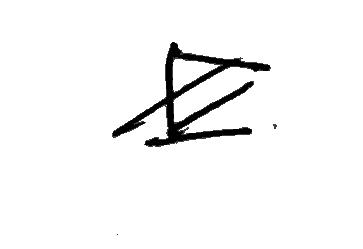
#> input picture data/train/iii/b03fdcec-ce5d-11eb-b317-38f9d35ea60f.png, 363 x 249 px, found by its file name
$ jupyter execute --allow-errors 03_Data_Augmentation.ipynb
#> lines starting #> are read from the running program, lines starting #| are printed output that depends on the picture; after the words box and inside, x2 and y2 are one past the last pixel; in counts of white or black regions, pixels touching at a corner belong together
# Data-Centric AI Competition
## 03 - Data Augmentation

- https://pytorch.org/vision/stable/transforms.html (Documentation)
- https://pytorch.org/vision/stable/auto_examples/plot_transforms.html (Visual examples of transforms)
- https://towardsdatascience.com/improves-cnn-performance-by-applying-data-transformation-bf86b3f4cef4
- https://imgaug.readthedocs.io/en/latest/source/overview_of_augmenters.html
- https://appen.com/blog/how-to-create-training-data-for-computer-vision-use-cases/
- https://medium.com/swlh/image-processing-with-python-image-segmentation-using-thresholding-methods-423ecdaf8ab4

#### Ideas
- [**✓ DONE**] Generate more data up to the max 10,000 limit, and also give equal number of examples for each label
- [**✓ DONE**] Mix all train and val together, augment, then do 70/30 split for train and test (since val images look quite nice, Discovered this when doing manual cleaning by browsing folders)
- [**✓ DONE**] Horizontal flip for labels i, ii, iii, v, x
- [**✓ DONE**] Add random Gaussian noise (https://www.kaggle.com/parulpandey/overview-of-popular-image-augmentation-packages)
- [**✓ DONE**] Try random order in IAA sequential
- [**✓ DONE**] Vertical flip for labels i, ii, iii, ix, x
- [**✓ DONE**] Review previously deleted photos + Further data cleaning of existing images
- [**✓ DONE**] KIV remove random order? See if fixed order for all transformations work
- [**✓ DONE**] Try CV2 morphological operations
- [**✓ DONE**] Include RandomPerspective (eg. RandomPerspective(distortion_scale, p) of Torchvision), and reduce the contrast jitter since the test images may not have such contrast
- [**✓ DONE**] Increase size from 400x400 to 500x500
- Otsu thresholding. Explore how individual histograms look like for selected images
- Add Grids lines as artifacts?
- Create respective folder after identifying edge cases, and generate more examples from there e.g. 20% is edge cases while 80% is everything mixed in
- Relook at clean images again for inspiration
- [**SKIP**] Try excessive translate (aug = iaa.Affine(translate_percent={"x": -0.20}, mode=ia.ALL, cval=(0, 255))) from https://imgaug.readthedocs.io/en/latest/source/overview/geometric.html

___
<a name="top"></a>
### Submission Tracker

Submission 00 - Cleaned data (Score: 0.68182)
[Submission 1](#v1) **(Score: 0.78926)**
[Submission 2](#v2) **(Score: 0.81570)**
[Submission 3](#v3) **(Score: 0.82107)**
[Submission 4](#v4) **(Score: 0.83471)**
[Submission 5](#v5) **(Score: 0.83966)**
[Submission 6](#v6) **(Score: 0.82066)**
[Submission 7](#v7) **(Score: 0.82438)**
[Submission 8](#v8) **(Score: Bundle failed)**
[Submission 9](#v9) **(Score: ____)**
[Submission 10](#v10) **(Score: ____)**
[Submission 11](#v11) **(Score: ____)**
[Submission 12](#v12) **(Score: ____)**
[Submission 13](#v13) **(Score: ____)**
[Submission 14](#v14) **(Score: ____)**
[Submission 15](#v15) **(Score: ____)**
[Submission 16](#v16) **(Score: ____)**
[Submission 17](#v17) **(Score: ____)**
[Submission 18](#v18) **(Score: ____)**
[Submission 19](#v19) **(Score: ____)**

### Lessons
- Small dataset, can just move or delete images from Windows folder. Don't really need to spend so much time scripting to do these image file movement
- Shift all deleted files into a common folder, so that they can be reviewed later on (Instead of totally deleting them off the system)
- Rename files with prefix early on, even if they are already in the respective train/valid folders
- Mix train and valid since valid dataset appeared to have nicer photos
- Important to manually review how the augmented images look
- Limit is 10000, so it is important to maximize the quantity (Remember the concept of Quality, Quantity and Variety)
- Vital to keep track/document the details of the changes made (so that the score changes can be accounted for)

#### Initial setup

[cell 1]
# pip install torch torchvision # (For CPU)
import torch                                        # root package
from torch.utils.data import Dataset, DataLoader    # dataset representation and loading
from torchvision import datasets, models            # vision datasets,architectures & transforms
import torchvision.transforms as T                  # composable transforms
torch.manual_seed(42)
#> (this line was passed over: torch is not available in this run)
import imgaug as ia
from imgaug import augmenters as iaa
import os
from pathlib import Path
from glob import glob
import random
import shutil
import numpy as np
import pandas as pd
import matplotlib.pyplot as plt
import cv2
from PIL import Image, ImageOps
from scipy.ndimage.interpolation import shift
from skimage.filters import threshold_otsu

# Define locations of cleaned data to perform augmentation on
CLEAN_DATA_FOLDER = 'data/1_clean'
TRAIN_DATA = f'{CLEAN_DATA_FOLDER}/train'
VALID_DATA = f'{CLEAN_DATA_FOLDER}/val'

# Set seed
ia.seed(1)
#> (this line was passed over: imgaug is not available in this run)

[cell 2]
# [22 lines of commented-out code are left out]

#### Setup utility functions

[cell 3]
# Function to show a random set of images
# [34 lines left out: function show_images, not called in this run]

[cell 4]
# Function to get 1 random image (from training set) and compare with transformed image
def show_single_transform(transform, show_histogram=False):
#> called with show_histogram = False
    images = []
    filenames = []

    for folder in os.listdir(TRAIN_DATA):
          for image in os.listdir(TRAIN_DATA + '/' + folder):
            images.append(os.path.join(TRAIN_DATA, folder, image))
            filenames.append(f'train/{folder}/{image}')

    random_index = random.choice(range(len(images)))
    random_filename = filenames[random_index]
    random_img = images[random_index]

    img_original = Image.open(random_img)
#> img_original is the input picture: PIL image 363x249 L; min 0, max 255, mean 245.1
    img_original = ImageOps.grayscale(img_original) # applying greyscale method

    # Execute transformation
    try:
        img_transformed = transform(img_original)
    except:
        img_transformed = transform(images=np.asarray(img_original))
    print(f'Transformation successful')

    # Display images side by side
    fig = plt.figure(figsize=(14, 8))

    # show original image
    fig.add_subplot(221)
    plt.title('Original Image')
    plt.axis('off')
    plt.imshow(img_original, cmap=plt.get_cmap('gray'))

    fig.add_subplot(222)
    plt.title('Transformed Image')
    plt.axis('off')
    plt.imshow(img_transformed, cmap=plt.get_cmap('gray'))

    if show_histogram==True:
        hist_original = cv2.calcHist([np.asarray(img_original)],[0],None,[256],[0,256])
        hist_transformed = cv2.calcHist([np.asarray(img_transformed)],[0],None,[256],[0,256])

        fig.add_subplot(223)
        plt.title('Histogram of Original')
        plt.plot(hist_original)

        fig.add_subplot(224)
        plt.title('Histogram of Transformed')
        plt.plot(hist_transformed)

    plt.show();

#### Create functions for batch image transformation/augmentation

[cell 5]
# Mass transform images from input folder into specific number of examples (i.e. 700 train/300 val for each of the 10 labels)
# [44 lines left out: function augment_images, not called in this run]

[cell 6]
# Mixing train and valid sets together first, perform augmentation, and then splitting
# Done because manual inspection showed val dataset had many 'good-looking' images that is worth using for training
# [71 lines left out: function augment_images_shuffle, not called in this run]

[cell 7]
# Same as above but make sure every image is worked on at least twice
# [91 lines left out: function augment_images_shuffle_full_repr, not called in this run]

#### Get count of images in train and val sets

[cell 8]
train_img_count = len([os.path.join(dirpath, filename) for dirpath, _, filenames in os.walk(TRAIN_DATA) for filename in filenames])
valid_img_count = len([os.path.join(dirpath, filename) for dirpath, _, filenames in os.walk(VALID_DATA) for filename in filenames])
print(f'Number of train images: {train_img_count}')
print(f'Number of validation images: {valid_img_count}')
print(f'Total number of images: {train_img_count + valid_img_count}')

- Current split approximately at 70:30 (70 train/30 val)
- Aim to keep this split post augmentation, but maximize total images to the max limit of 10,000
- Own plan is to have equal number of examples for each label
- Final target count: 7000 train/ 3000 validation i.e. 700 train and 300 val for each of the 10 labels

[cell 9]
all_labels = ['i','ii','iii','iv','v','vi','vii','viii','ix','x']

for label in all_labels:
    train_count = len([os.path.join(dirpath, filename) for dirpath, _, filenames in os.walk(f'{TRAIN_DATA}/{label}') for filename in filenames])
    print(f'Train count - {label}: {train_count}')
    valid_count = len([os.path.join(dirpath, filename) for dirpath, _, filenames in os.walk(f'{VALID_DATA}/{label}') for filename in filenames])
    print(f'Valid count - {label}: {valid_count}')

___
<a name="v1"></a>
## Augmentation - Version 1
[Back to Top](#top)
___
**Description**
- Simple initial augmentations with random affine and color jitter

**Transform Details**
- Random Affine + Color Jitter for all labels (i to x)

**Status**
- Submitted on 30 Jul 2021 (Zip filename: submission-v01.zip)
- **Score: 0.78926**

#> (a cell that did not finish here is left out)

[cell 11]
# [6 lines of commented-out code are left out]

___
<a name="v2"></a>
## Augmentation - Version 2
[Back to Top](#top)
___
**Description**
- Start with train/validation data shuffle (combine all, augment, and then random split 70/30 into separate train/val folders)
- Use IAA instead of Torchvision
- Implementing imgaug's proposed simple augmentation sequence (with minor adjustments) (https://imgaug.readthedocs.io/en/latest/source/examples_basics.html#a-simple-and-common-augmentation-sequence)
- Perform horizontal flip for only labels i, ii, iii, v, x

**Status**
- Submitted on 01 Aug 2021
- **Score: 0.81570**

#> (a cell that did not finish here is left out)

#> (a cell that did not finish here is left out)

[cell 14]
# [12 lines of commented-out code are left out]

___
<a name="v3"></a>
### Augmentation - Version 3
[Back to Top](#top)
___
**Description**
- Continue with data shuffle (train/val mix) and IAA baseline basic augmentation
- Continue with horizontal flips for 'i','ii','iii','v','x'
- Introduce vertical flips for i, ii, iii, ix, x
- Summary:
  - (a) No flip: iv, vi, vii, viii
  - (b) Horizontal flip only: v
  - (c) Vertical flip only: ix
  - (d) Vertical AND horizontal flips: i, ii, iii, x

**Status**
- Submitted on 1 Aug 2021
- **Score: 0.8210743801652892**

#> (a cell that did not finish here is left out)

#> (a cell that did not finish here is left out)

[cell 17]
# [26 lines of commented-out code are left out]

___
<a name="v4"></a>
### Augmentation - Version 4
[Back to Top](#top)
___
**Description**
- Perform additional manual data cleaning (Review past deleted images and add back if need be, and review existing ones).
- Added label book data as well (into train set)
- Adjust train test split (try 80/20)

**Status**
- Submitted on 6 Aug 2021
- **Score: 0.83471**

#> (a cell that did not finish here is left out)

[cell 19]
# [30 lines of commented-out code are left out]

___
<a name="v5"></a>
### Augmentation - Version 5
[Back to Top](#top)
___
**Description**
- Remove random order
- Otherwise, keep all same as Version 4 i.e. Train test split 80/20, cleaned data and also added label book data

**Status**
- Submitted on 6 Aug 2021
- **Score: 0.83966**

#> (a cell that did not finish here is left out)

[cell 21]
# [31 lines of commented-out code are left out]

___
<a name="v6"></a>
### Augmentation - Version 6
[Back to Top](#top)
___
**Description**
- Reinstate random order of transformation
- Use train test split of 90/10 instead

**Status**
- Submitted on 6 Aug 2021
- **Score: 0.82066**
- Train test split increase from 80/20 to 90/10 made no difference

#> (a cell that did not finish here is left out)

[cell 23]
# [30 lines of commented-out code are left out]

___
<a name="v7"></a>
### Augmentation - Version 7
[Back to Top](#top)
___
**Description**
- Follow transformations based on Version 4, AND include CV2 morphological operations

**References**
- https://www.pyimagesearch.com/2017/02/13/recognizing-digits-with-opencv-and-python/
- https://www.kaggle.com/c/bengaliai-cv19/discussion/128198#732182
- https://stackoverflow.com/questions/59850410/how-to-smooth-and-make-thinner-these-very-rough-images-using-opencv
- https://www.data-stats.com/morphological-transformations-on-images-with-opencv/

**Status**
- Submitted on 7 Aug 2021
- **Score: 0.82438**

#### Experimentations with OpenCV Morphological operations

[cell 24]
# Code from https://towardsdatascience.com/yatzy-score-sheet-detection-in-python-using-opencv-tensorflow-mnist-97ce685d80e0
def opencv_morph_ada_thresh(img):
    """
    Returns a binary image with adaptive threshold.
    """
    # Convert to grayscale
    img = np.asarray(img)

    # Apply Gaussian filter for smoothing effect of shadows etc. before adaptive threshold
    # We use 5x5 kernel with Sigma = 0, which gives us StD = 0.3*((ksize-1)*0.5 - 1) + 0.8
    # See https://docs.opencv.org/2.4/modules/imgproc/doc/filtering.html?highlight=gaussianblur#Mat%20getGaussianKernel(int%20ksize,%20double%20sigma,%20int%20ktype)
    gray = cv2.GaussianBlur(img, (5, 5), 0)
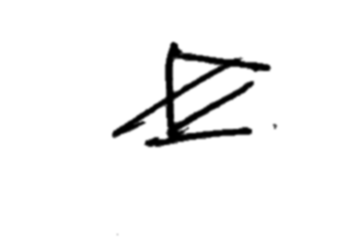
#> gray: shape (249, 363); min 0, max 255, mean 245.1

    # We use Adaptive threshold to get threshold values based on different regions.
    # We use blocksize 7 for region size and 4 as constant to subtract from the Gaussian weighted sum
    # https://docs.opencv.org/3.4/d7/d4d/tutorial_py_thresholding.html
    return cv2.adaptiveThreshold(gray, 255,  cv2.ADAPTIVE_THRESH_GAUSSIAN_C, cv2.THRESH_BINARY_INV, 7, 4)
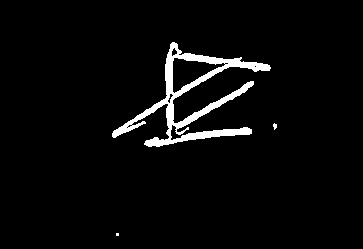
#> returned value: shape (249, 363); 3.7% white; 3 white regions (2 under 20 px), largest, box (x1, y1, x2, y2) and area: (112, 42, 271, 147) 3359

show_single_transform(opencv_morph_ada_thresh)
#> in show_single_transform, `plt.show();`:
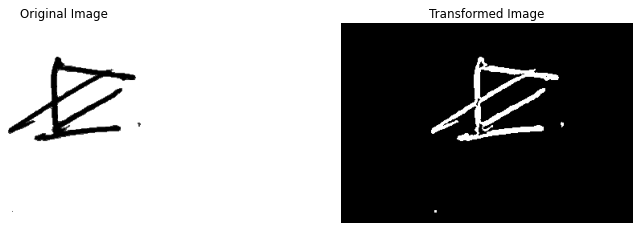
#> figure drawn by matplotlib, 2 panels

[cell 25]
def opencv_morph_erode(img):
    """
    Erosion of image (Makes the black lines thicker)
    """
    # Convert to np array
    img = np.asarray(img)

    # Create a structuring element with opencv
    kernel = cv2.getStructuringElement(cv2.MORPH_RECT,(3,3))
    img_transformed = cv2.erode(img, kernel, iterations=1)
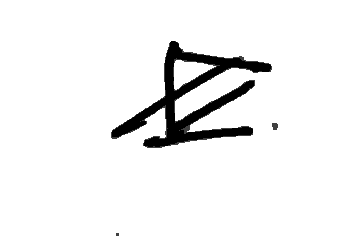
#> img_transformed: shape (249, 363); min 0, max 255, mean 241.4
    return img_transformed

show_single_transform(opencv_morph_erode)
#> call 3 of show_single_transform, with show_histogram = False
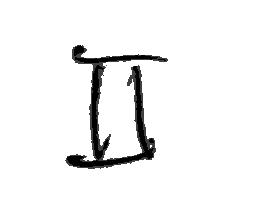
#> input picture data/train/ii/ab2f3aea-ce5d-11eb-b317-38f9d35ea60f.png, 267 x 219 px, found by its file name
#> in show_single_transform, img_original is the input picture: PIL image 267x219 L; min 0, max 255, mean 242.5

[cell 26]
def opencv_morph_dilate(img):
    """
    Dilation of image (Makes the black lines thinner)
    """
    # Convert to np array
    img = np.asarray(img)

    # Create a structuring element with opencv
    kernel = cv2.getStructuringElement(cv2.MORPH_RECT,(3,3))
    img_transformed = cv2.dilate(img, kernel, iterations=1)
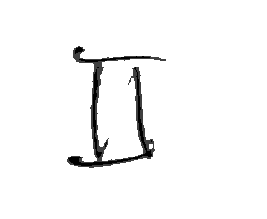
#> img_transformed: shape (219, 267); min 0, max 255, mean 246.8
    return img_transformed

show_single_transform(opencv_morph_dilate)

[cell 27]
def opencv_morph_open(img):
    """
    Opening: Opening is the technique with erosion followed by dilation.
    Opening is used to separate two structures in an image with a thin gap of the boundaries.
    """
    # Convert to np array
    img = np.asarray(img)
    # Create a structuring element with opencv
    kernel = cv2.getStructuringElement(cv2.MORPH_RECT,(5,5))
    img_transformed = cv2.morphologyEx(img, cv2.MORPH_OPEN, kernel)
#> img_transformed: shape (249, 363)
    return img_transformed

show_single_transform(opencv_morph_open)

[cell 28]
def opencv_morph_close(img):
    """
    Closing: Creates the opposite effect to that of opening by erosion followed by dilation.
    Closing operation fills the small gaps in different structures making it close.
    """
    # Convert to np array
    img = np.asarray(img)
    # Create a structuring element with opencv
    kernel = cv2.getStructuringElement(cv2.MORPH_RECT,(5,5))
    img_transformed = cv2.morphologyEx(img, cv2.MORPH_CLOSE, kernel)
    return img_transformed

show_single_transform(opencv_morph_close)
